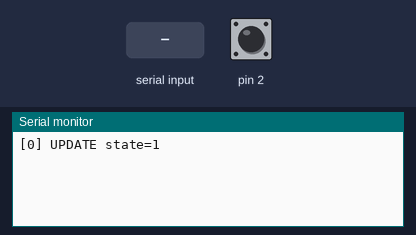
Bench run of a sketch on a simulated Arduino Uno, built with avr-gcc and run on an emulated ATmega328P. On the bench: the last lines printed to the serial monitor. The test bench sets the inputs (shaded band); at power-on: pin 2 HIGH.

Above: at 1.2 s.
1.3 s: "GET state\n" received over Serial
At 2.3 s:
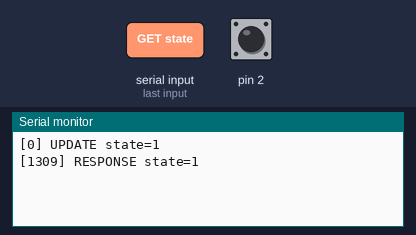
2.8 s: byte 10 (10) received over Serial
At 2.96 s:
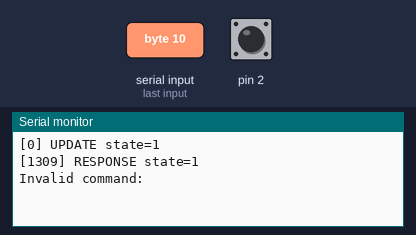
4.3 s: pin 2 pulled LOW for 0.15 s
At 4.9 s:
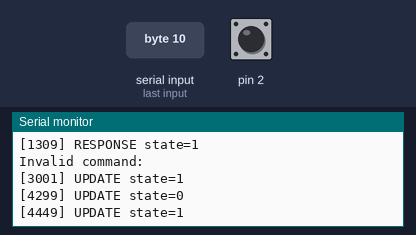
5.9 s: pin 2 pulled LOW for 1 s
At 7.4 s:
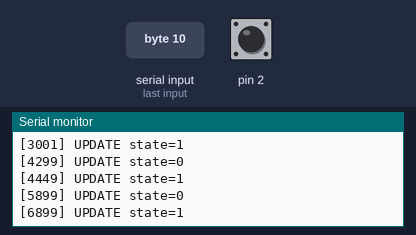
8.4 s: "1\n" received over Serial
At 9.6 s:
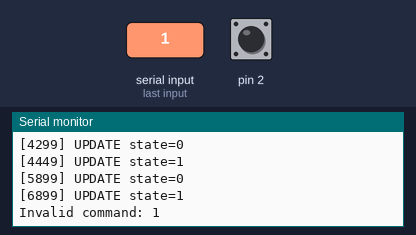
Timing chart, 0 to 10.9 s (numbered marks = the images above; inputs shaded):
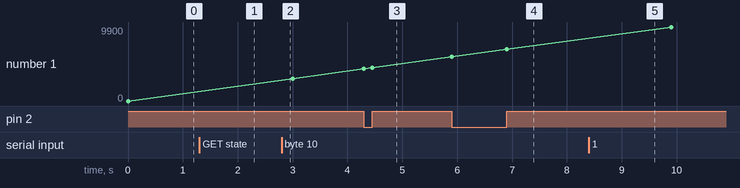

The sketch:

garage.ino
```cpp
unsigned long last;
unsigned request_size = 0;
char request_buf[32];
int last_value = -1;
#define INTERVAL 3000

void setup() {
  Serial.begin(9600);
  pinMode(2, INPUT_PULLUP);
  last = millis();
}

void send(const char* command, int val)
{
  Serial.print('[');
  Serial.print(millis());
  Serial.print("] ");
  Serial.print(command);
  Serial.print(" state=");
  Serial.println(val);
}

bool readRequest(char* buf, unsigned maxSize)
{
  if (!Serial.available()) return false;
  int c = Serial.read();
  if ( c == 10 || c == 13)
  {
    buf[request_size] = '\0';
    request_size = 0;
    return true;
  }
  if (request_size >= maxSize -1)
  {
    memcpy(request_buf, request_buf+1, maxSize-2);
    request_size--;
  }
  buf[request_size++] = c;
  return false;
}

void loop() {
  int val = digitalRead(2);
  if(val != last_value || millis() > last+INTERVAL)
  {
    send("UPDATE", val);
    last_value = val;
    last = millis();
  }

  if (readRequest(request_buf, sizeof request_buf))
  {
    if (strcmp(request_buf, "GET state") == 0)
    {
      send("RESPONSE", val);
    }
    else
    {
      Serial.print("Invalid command: ");
      Serial.println(request_buf);
    }
  }
}
```

Measured:
- after the input at 1.3 s, the serial monitor: prints a new line at once (image 1)
- after the input at 2.8 s, the serial monitor: prints a new line at once (image 2)
- after the input at 4.3 s, the serial monitor: prints a new line at once (image 3)
- after the input at 5.9 s, the serial monitor: prints a new line at once (image 4)
- after the input at 8.4 s, the serial monitor: prints a new line at once (image 5)
- plotted number 1: 3001 → 4449 after the input at 4.3 s, 4449 → 6899 after the input at 5.9 s
